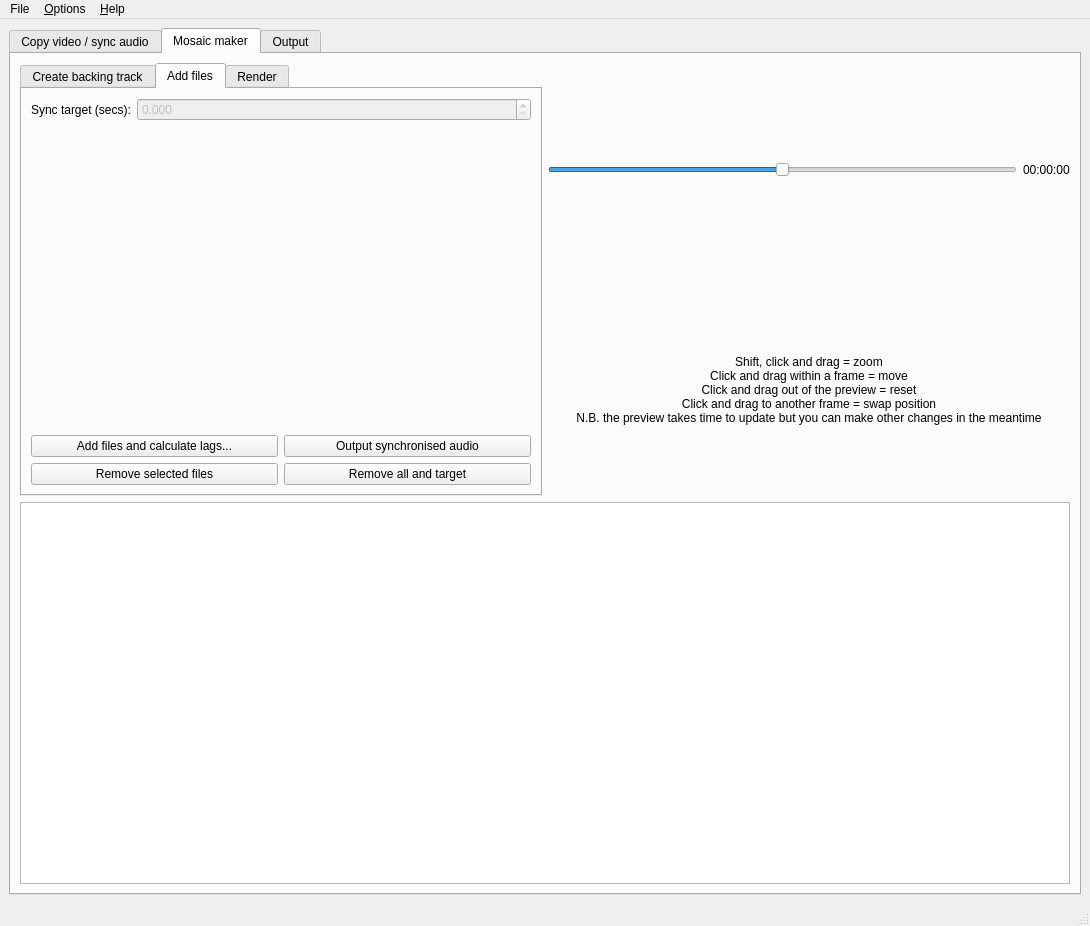
<?xml version="1.0" encoding="UTF-8"?>
<ui version="4.0">
 <class>MainWindow</class>
 <widget class="QMainWindow" name="MainWindow">
  <property name="geometry">
   <rect>
    <x>0</x>
    <y>0</y>
    <width>1090</width>
    <height>926</height>
   </rect>
  </property>
  <property name="windowTitle">
   <string>VirtualEnsemble</string>
  </property>
  <widget class="QWidget" name="centralwidget">
   <layout class="QGridLayout" name="gridLayout">
    <item row="0" column="0">
     <widget class="QTabWidget" name="main_tab">
      <property name="currentIndex">
       <number>1</number>
      </property>
      <widget class="QWidget" name="tab">
       <attribute name="title">
        <string>Copy video / sync audio</string>
       </attribute>
       <layout class="QGridLayout" name="gridLayout_5">
        <item row="0" column="0">
         <layout class="QFormLayout" name="formLayout_3">
          <item row="0" column="0">
           <widget class="QLabel" name="label_8">
            <property name="text">
             <string>Video:</string>
            </property>
           </widget>
          </item>
          <item row="0" column="1">
           <layout class="QHBoxLayout" name="horizontalLayout_9">
            <item>
             <widget class="QLineEdit" name="copy_video"/>
            </item>
            <item>
             <widget class="QPushButton" name="copy_video_button">
              <property name="text">
               <string>Browse</string>
              </property>
             </widget>
            </item>
           </layout>
          </item>
          <item row="1" column="0">
           <widget class="QLabel" name="label_11">
            <property name="text">
             <string>Audio:</string>
            </property>
           </widget>
          </item>
          <item row="1" column="1">
           <layout class="QHBoxLayout" name="horizontalLayout_10">
            <item>
             <widget class="QLineEdit" name="copy_audio"/>
            </item>
            <item>
             <widget class="QPushButton" name="copy_audio_button">
              <property name="text">
               <string>Browse</string>
              </property>
             </widget>
            </item>
           </layout>
          </item>
          <item row="2" column="0">
           <widget class="QLabel" name="label_15">
            <property name="text">
             <string>Output:</string>
            </property>
           </widget>
          </item>
          <item row="2" column="1">
           <layout class="QHBoxLayout" name="horizontalLayout_11">
            <item>
             <widget class="QLineEdit" name="copy_output"/>
            </item>
            <item>
             <widget class="QPushButton" name="copy_output_button">
              <property name="text">
               <string>Browse</string>
              </property>
             </widget>
            </item>
           </layout>
          </item>
          <item row="3" column="0">
           <widget class="QLabel" name="label_18">
            <property name="text">
             <string>Video start (hh:mm:ss.):</string>
            </property>
           </widget>
          </item>
          <item row="3" column="1">
           <widget class="QTimeEdit" name="copy_start">
            <property name="displayFormat">
             <string>hh:mm:ss.zzz</string>
            </property>
           </widget>
          </item>
          <item row="4" column="0">
           <widget class="QLabel" name="label_19">
            <property name="text">
             <string>Video end (hh:mm:ss.):</string>
            </property>
           </widget>
          </item>
          <item row="4" column="1">
           <widget class="QTimeEdit" name="copy_end">
            <property name="dateTime">
             <datetime>
              <hour>2</hour>
              <minute>0</minute>
              <second>0</second>
              <year>2000</year>
              <month>1</month>
              <day>1</day>
             </datetime>
            </property>
            <property name="displayFormat">
             <string>HH:mm:ss.zzz</string>
            </property>
           </widget>
          </item>
          <item row="5" column="1">
           <widget class="QCheckBox" name="copy_aac">
            <property name="text">
             <string>Use aac audio</string>
            </property>
           </widget>
          </item>
          <item row="6" column="1">
           <widget class="QCheckBox" name="copy_non_normalised">
            <property name="text">
             <string>Don't normalise audio</string>
            </property>
            <property name="checked">
             <bool>true</bool>
            </property>
           </widget>
          </item>
         </layout>
        </item>
        <item row="2" column="0">
         <layout class="QVBoxLayout" name="verticalLayout_8"/>
        </item>
        <item row="1" column="0">
         <widget class="QPushButton" name="copy_render_button">
          <property name="text">
           <string>Render</string>
          </property>
         </widget>
        </item>
       </layout>
      </widget>
      <widget class="QWidget" name="tab_2">
       <attribute name="title">
        <string>Mosaic maker</string>
       </attribute>
       <layout class="QVBoxLayout" name="verticalLayout_6">
        <item>
         <layout class="QHBoxLayout" name="horizontalLayout"/>
        </item>
        <item>
         <layout class="QHBoxLayout" name="horizontalLayout_2">
          <item>
           <widget class="QTabWidget" name="tabWidget">
            <property name="currentIndex">
             <number>1</number>
            </property>
            <widget class="QWidget" name="tab_4">
             <attribute name="title">
              <string>Create backing track</string>
             </attribute>
             <layout class="QVBoxLayout" name="verticalLayout_9">
              <item>
               <layout class="QVBoxLayout" name="verticalLayout_7">
                <item>
                 <layout class="QFormLayout" name="formLayout_4">
                  <item row="0" column="0">
                   <widget class="QLabel" name="label_21">
                    <property name="text">
                     <string>Audio file:</string>
                    </property>
                   </widget>
                  </item>
                  <item row="0" column="1">
                   <layout class="QHBoxLayout" name="horizontalLayout_13">
                    <item>
                     <widget class="QLineEdit" name="backing_audio"/>
                    </item>
                    <item>
                     <widget class="QPushButton" name="backing_audio_button">
                      <property name="text">
                       <string>Browse</string>
                      </property>
                     </widget>
                    </item>
                   </layout>
                  </item>
                  <item row="1" column="0">
                   <widget class="QLabel" name="label_22">
                    <property name="text">
                     <string>Output file:</string>
                    </property>
                   </widget>
                  </item>
                  <item row="1" column="1">
                   <layout class="QHBoxLayout" name="horizontalLayout_14">
                    <item>
                     <widget class="QLineEdit" name="backing_output"/>
                    </item>
                    <item>
                     <widget class="QPushButton" name="backing_output_button">
                      <property name="text">
                       <string>Browse</string>
                      </property>
                     </widget>
                    </item>
                   </layout>
                  </item>
                 </layout>
                </item>
                <item>
                 <widget class="QPushButton" name="create_backing_button">
                  <property name="text">
                   <string>Create backing track</string>
                  </property>
                 </widget>
                </item>
               </layout>
              </item>
             </layout>
            </widget>
            <widget class="QWidget" name="tabWidgetPage1">
             <attribute name="title">
              <string>Add files</string>
             </attribute>
             <layout class="QGridLayout" name="gridLayout_2">
              <item row="0" column="0">
               <layout class="QVBoxLayout" name="verticalLayout_4">
                <item>
                 <layout class="QFormLayout" name="formLayout_2">
                  <item row="0" column="0">
                   <widget class="QLabel" name="label_12">
                    <property name="text">
                     <string>Sync target (secs):</string>
                    </property>
                   </widget>
                  </item>
                  <item row="0" column="1">
                   <widget class="QDoubleSpinBox" name="sync_target">
                    <property name="enabled">
                     <bool>false</bool>
                    </property>
                    <property name="decimals">
                     <number>3</number>
                    </property>
                    <property name="maximum">
                     <double>10000000000000000139372116959414099130712064.000000000000000</double>
                    </property>
                   </widget>
                  </item>
                 </layout>
                </item>
               </layout>
              </item>
              <item row="1" column="0">
               <layout class="QGridLayout" name="gridLayout_3">
                <item row="0" column="0">
                 <widget class="QPushButton" name="add_files_button">
                  <property name="text">
                   <string>Add files and calculate lags...</string>
                  </property>
                 </widget>
                </item>
                <item row="1" column="1">
                 <widget class="QPushButton" name="remove_all_button">
                  <property name="text">
                   <string>Remove all and target</string>
                  </property>
                 </widget>
                </item>
                <item row="1" column="0">
                 <widget class="QPushButton" name="remove_files_button">
                  <property name="text">
                   <string>Remove selected files</string>
                  </property>
                 </widget>
                </item>
                <item row="0" column="1">
                 <widget class="QPushButton" name="sync_audio_output_button">
                  <property name="text">
                   <string>Output synchronised audio</string>
                  </property>
                 </widget>
                </item>
               </layout>
              </item>
             </layout>
            </widget>
            <widget class="QWidget" name="tabWidgetPage2">
             <attribute name="title">
              <string>Render</string>
             </attribute>
             <layout class="QVBoxLayout" name="verticalLayout_2">
              <item>
               <layout class="QVBoxLayout" name="verticalLayout_3">
                <item>
                 <layout class="QFormLayout" name="formLayout">
                  <item row="0" column="0">
                   <layout class="QHBoxLayout" name="horizontalLayout_6"/>
                  </item>
                  <item row="1" column="0">
                   <widget class="QLabel" name="label">
                    <property name="text">
                     <string>Number of videos:</string>
                    </property>
                   </widget>
                  </item>
                  <item row="1" column="1">
                   <widget class="QSpinBox" name="number_of_videos">
                    <property name="minimum">
                     <number>1</number>
                    </property>
                    <property name="maximum">
                     <number>144</number>
                    </property>
                    <property name="value">
                     <number>4</number>
                    </property>
                   </widget>
                  </item>
                  <item row="2" column="1">
                   <widget class="QCheckBox" name="row_layout">
                    <property name="text">
                     <string>Row layout</string>
                    </property>
                    <property name="checked">
                     <bool>true</bool>
                    </property>
                   </widget>
                  </item>
                  <item row="3" column="0">
                   <widget class="QLabel" name="label_23">
                    <property name="text">
                     <string>No. rows/cols:</string>
                    </property>
                   </widget>
                  </item>
                  <item row="3" column="1">
                   <widget class="QSpinBox" name="num_rows"/>
                  </item>
                  <item row="4" column="0">
                   <widget class="QLabel" name="label_9">
                    <property name="text">
                     <string>Border width:</string>
                    </property>
                   </widget>
                  </item>
                  <item row="4" column="1">
                   <widget class="QSpinBox" name="border">
                    <property name="maximum">
                     <number>20</number>
                    </property>
                    <property name="value">
                     <number>3</number>
                    </property>
                   </widget>
                  </item>
                  <item row="5" column="0">
                   <widget class="QLabel" name="label_6">
                    <property name="text">
                     <string>Audio file (optional):</string>
                    </property>
                   </widget>
                  </item>
                  <item row="5" column="1">
                   <layout class="QHBoxLayout" name="horizontalLayout_3">
                    <item>
                     <widget class="QLineEdit" name="render_audio"/>
                    </item>
                    <item>
                     <widget class="QPushButton" name="render_audio_button">
                      <property name="text">
                       <string>Browse</string>
                      </property>
                     </widget>
                    </item>
                   </layout>
                  </item>
                  <item row="6" column="1">
                   <widget class="QCheckBox" name="vorbis">
                    <property name="text">
                     <string>High quality audio 
(not Windows/Mac compatible unless using vlc player or similar)</string>
                    </property>
                    <property name="checked">
                     <bool>true</bool>
                    </property>
                   </widget>
                  </item>
                  <item row="7" column="0">
                   <widget class="QLabel" name="label_7">
                    <property name="text">
                     <string>Output file:</string>
                    </property>
                   </widget>
                  </item>
                  <item row="7" column="1">
                   <layout class="QHBoxLayout" name="horizontalLayout_4">
                    <item>
                     <widget class="QLineEdit" name="render_output"/>
                    </item>
                    <item>
                     <widget class="QPushButton" name="render_output_button">
                      <property name="text">
                       <string>Browse</string>
                      </property>
                     </widget>
                    </item>
                   </layout>
                  </item>
                  <item row="9" column="0">
                   <widget class="QLabel" name="label_2">
                    <property name="text">
                     <string>Start (hh:mm:ss):</string>
                    </property>
                   </widget>
                  </item>
                  <item row="11" column="0">
                   <widget class="QLabel" name="label_3">
                    <property name="text">
                     <string>End (hh:mm:ss.):</string>
                    </property>
                   </widget>
                  </item>
                  <item row="14" column="0">
                   <widget class="QLabel" name="label_4">
                    <property name="text">
                     <string>Title:</string>
                    </property>
                   </widget>
                  </item>
                  <item row="14" column="1">
                   <widget class="QLineEdit" name="title"/>
                  </item>
                  <item row="15" column="0">
                   <widget class="QLabel" name="label_5">
                    <property name="text">
                     <string>Subtitle:</string>
                    </property>
                   </widget>
                  </item>
                  <item row="15" column="1">
                   <widget class="QLineEdit" name="subtitle"/>
                  </item>
                  <item row="19" column="1">
                   <layout class="QHBoxLayout" name="horizontalLayout_5"/>
                  </item>
                  <item row="9" column="1">
                   <layout class="QHBoxLayout" name="horizontalLayout_18">
                    <item>
                     <widget class="QTimeEdit" name="start">
                      <property name="sizePolicy">
                       <sizepolicy hsizetype="Expanding" vsizetype="Fixed">
                        <horstretch>0</horstretch>
                        <verstretch>0</verstretch>
                       </sizepolicy>
                      </property>
                      <property name="displayFormat">
                       <string>HH:mm:ss.zzz</string>
                      </property>
                     </widget>
                    </item>
                    <item>
                     <widget class="QPushButton" name="start_grab">
                      <property name="text">
                       <string>Grab</string>
                      </property>
                     </widget>
                    </item>
                   </layout>
                  </item>
                  <item row="11" column="1">
                   <layout class="QHBoxLayout" name="horizontalLayout_19">
                    <item>
                     <widget class="QTimeEdit" name="end">
                      <property name="sizePolicy">
                       <sizepolicy hsizetype="Expanding" vsizetype="Fixed">
                        <horstretch>0</horstretch>
                        <verstretch>0</verstretch>
                       </sizepolicy>
                      </property>
                      <property name="dateTime">
                       <datetime>
                        <hour>1</hour>
                        <minute>0</minute>
                        <second>0</second>
                        <year>2000</year>
                        <month>1</month>
                        <day>1</day>
                       </datetime>
                      </property>
                      <property name="minimumTime">
                       <time>
                        <hour>0</hour>
                        <minute>0</minute>
                        <second>10</second>
                       </time>
                      </property>
                      <property name="displayFormat">
                       <string>HH:mm:ss.zzz</string>
                      </property>
                      <property name="time">
                       <time>
                        <hour>1</hour>
                        <minute>0</minute>
                        <second>0</second>
                       </time>
                      </property>
                     </widget>
                    </item>
                    <item>
                     <widget class="QPushButton" name="end_grab">
                      <property name="text">
                       <string>Grab</string>
                      </property>
                     </widget>
                    </item>
                   </layout>
                  </item>
                 </layout>
                </item>
                <item>
                 <layout class="QHBoxLayout" name="horizontalLayout_7">
                  <item>
                   <widget class="QPushButton" name="render_button">
                    <property name="text">
                     <string>Render</string>
                    </property>
                   </widget>
                  </item>
                 </layout>
                </item>
                <item>
                 <layout class="QHBoxLayout" name="horizontalLayout_17">
                  <item>
                   <widget class="QPushButton" name="replace_audio_only_button">
                    <property name="text">
                     <string>Replace audio in video</string>
                    </property>
                   </widget>
                  </item>
                  <item>
                   <widget class="QPushButton" name="encode_audio_only_button">
                    <property name="text">
                     <string>Encode audio only</string>
                    </property>
                   </widget>
                  </item>
                 </layout>
                </item>
               </layout>
              </item>
             </layout>
            </widget>
           </widget>
          </item>
          <item>
           <layout class="QVBoxLayout" name="verticalLayout_5">
            <item>
             <layout class="QHBoxLayout" name="preview_placeholder">
              <property name="spacing">
               <number>0</number>
              </property>
             </layout>
            </item>
            <item>
             <layout class="QHBoxLayout" name="horizontalLayout_16">
              <item>
               <widget class="QSlider" name="preview_slider">
                <property name="maximum">
                 <number>7200</number>
                </property>
                <property name="singleStep">
                 <number>1</number>
                </property>
                <property name="value">
                 <number>3600</number>
                </property>
                <property name="orientation">
                 <enum>Qt::Horizontal</enum>
                </property>
               </widget>
              </item>
              <item>
               <widget class="QLabel" name="current_time">
                <property name="text">
                 <string>00:00:00</string>
                </property>
               </widget>
              </item>
             </layout>
            </item>
            <item>
             <widget class="QLabel" name="label_14">
              <property name="text">
               <string>Shift, click and drag = zoom
Click and drag within a frame = move
Click and drag out of the preview = reset
Click and drag to another frame = swap position
N.B. the preview takes time to update but you can make other changes in the meantime</string>
              </property>
              <property name="alignment">
               <set>Qt::AlignCenter</set>
              </property>
             </widget>
            </item>
           </layout>
          </item>
         </layout>
        </item>
        <item>
         <widget class="QTableView" name="video_table">
          <property name="selectionBehavior">
           <enum>QAbstractItemView::SelectRows</enum>
          </property>
          <attribute name="horizontalHeaderMinimumSectionSize">
           <number>70</number>
          </attribute>
          <attribute name="verticalHeaderCascadingSectionResizes">
           <bool>false</bool>
          </attribute>
         </widget>
        </item>
       </layout>
      </widget>
      <widget class="QWidget" name="tab_3">
       <attribute name="title">
        <string>Output</string>
       </attribute>
       <layout class="QGridLayout" name="gridLayout_4">
        <item row="0" column="0">
         <layout class="QVBoxLayout" name="verticalLayout">
          <item>
           <widget class="QPlainTextEdit" name="stdout">
            <property name="readOnly">
             <bool>true</bool>
            </property>
           </widget>
          </item>
          <item>
           <widget class="QPushButton" name="abort_button">
            <property name="text">
             <string>Abort</string>
            </property>
           </widget>
          </item>
         </layout>
        </item>
       </layout>
      </widget>
     </widget>
    </item>
   </layout>
  </widget>
  <widget class="QMenuBar" name="menubar">
   <property name="geometry">
    <rect>
     <x>0</x>
     <y>0</y>
     <width>1090</width>
     <height>27</height>
    </rect>
   </property>
   <widget class="QMenu" name="menuFile">
    <property name="title">
     <string>File</string>
    </property>
    <addaction name="action_New"/>
    <addaction name="action_Open"/>
    <addaction name="action_Save"/>
    <addaction name="action_SaveAs"/>
    <addaction name="action_Exit"/>
   </widget>
   <widget class="QMenu" name="menu_Help">
    <property name="title">
     <string>&amp;Help</string>
    </property>
    <addaction name="action_Usage_guide"/>
    <addaction name="action_About"/>
   </widget>
   <widget class="QMenu" name="menu_Options">
    <property name="title">
     <string>&amp;Options</string>
    </property>
    <addaction name="action_Choose_FFmpeg_location"/>
   </widget>
   <addaction name="menuFile"/>
   <addaction name="menu_Options"/>
   <addaction name="menu_Help"/>
  </widget>
  <widget class="QStatusBar" name="statusbar"/>
  <action name="action_Open">
   <property name="text">
    <string>&amp;Open</string>
   </property>
   <property name="shortcut">
    <string>Ctrl+O</string>
   </property>
  </action>
  <action name="action_Save">
   <property name="text">
    <string>&amp;Save</string>
   </property>
   <property name="shortcut">
    <string>Ctrl+S</string>
   </property>
  </action>
  <action name="action_SaveAs">
   <property name="text">
    <string>S&amp;ave As</string>
   </property>
   <property name="shortcut">
    <string>Ctrl+A</string>
   </property>
  </action>
  <action name="action_New">
   <property name="text">
    <string>New</string>
   </property>
  </action>
  <action name="action_Exit">
   <property name="text">
    <string>E&amp;xit</string>
   </property>
  </action>
  <action name="action_About">
   <property name="text">
    <string>About</string>
   </property>
  </action>
  <action name="action_Usage_guide">
   <property name="text">
    <string>Usage guide</string>
   </property>
  </action>
  <action name="action_Choose_FFmpeg_location">
   <property name="text">
    <string>Choose FFmpeg location</string>
   </property>
  </action>
 </widget>
 <tabstops>
  <tabstop>main_tab</tabstop>
  <tabstop>copy_video</tabstop>
  <tabstop>copy_video_button</tabstop>
  <tabstop>copy_audio</tabstop>
  <tabstop>copy_audio_button</tabstop>
  <tabstop>copy_output</tabstop>
  <tabstop>copy_output_button</tabstop>
  <tabstop>copy_start</tabstop>
  <tabstop>copy_end</tabstop>
  <tabstop>copy_aac</tabstop>
  <tabstop>copy_non_normalised</tabstop>
  <tabstop>copy_render_button</tabstop>
  <tabstop>tabWidget</tabstop>
  <tabstop>backing_audio</tabstop>
  <tabstop>backing_audio_button</tabstop>
  <tabstop>backing_output</tabstop>
  <tabstop>backing_output_button</tabstop>
  <tabstop>create_backing_button</tabstop>
  <tabstop>sync_target</tabstop>
  <tabstop>add_files_button</tabstop>
  <tabstop>sync_audio_output_button</tabstop>
  <tabstop>remove_files_button</tabstop>
  <tabstop>remove_all_button</tabstop>
  <tabstop>number_of_videos</tabstop>
  <tabstop>row_layout</tabstop>
  <tabstop>num_rows</tabstop>
  <tabstop>border</tabstop>
  <tabstop>render_audio</tabstop>
  <tabstop>render_audio_button</tabstop>
  <tabstop>vorbis</tabstop>
  <tabstop>render_output</tabstop>
  <tabstop>render_output_button</tabstop>
  <tabstop>start</tabstop>
  <tabstop>start_grab</tabstop>
  <tabstop>end</tabstop>
  <tabstop>end_grab</tabstop>
  <tabstop>title</tabstop>
  <tabstop>subtitle</tabstop>
  <tabstop>render_button</tabstop>
  <tabstop>replace_audio_only_button</tabstop>
  <tabstop>encode_audio_only_button</tabstop>
  <tabstop>preview_slider</tabstop>
  <tabstop>video_table</tabstop>
  <tabstop>abort_button</tabstop>
  <tabstop>stdout</tabstop>
 </tabstops>
 <resources/>
 <connections/>
</ui>
